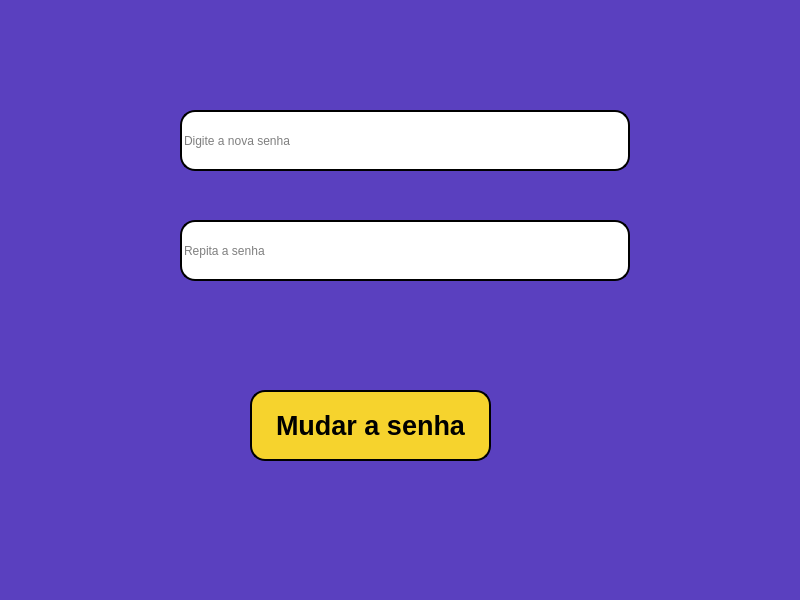
<?xml version="1.0" encoding="UTF-8"?>
<ui version="4.0">
 <class>Form</class>
 <widget class="QWidget" name="Form">
  <property name="geometry">
   <rect>
    <x>0</x>
    <y>0</y>
    <width>800</width>
    <height>600</height>
   </rect>
  </property>
  <property name="windowTitle">
   <string>Form</string>
  </property>
  <property name="styleSheet">
   <string notr="true">
background-color: rgb(90, 64, 191)</string>
  </property>
  <widget class="QLineEdit" name="lineEdit">
   <property name="geometry">
    <rect>
     <x>180</x>
     <y>110</y>
     <width>450</width>
     <height>61</height>
    </rect>
   </property>
   <property name="styleSheet">
    <string notr="true">background-color: rgb(255, 255, 255);
border-radius: 15px;
border-style: outset;
border-width: 2px;</string>
   </property>
   <property name="text">
    <string/>
   </property>
   <property name="alignment">
    <set>Qt::AlignJustify|Qt::AlignVCenter</set>
   </property>
   <property name="placeholderText">
    <string>Digite a nova senha</string>
   </property>
  </widget>
  <widget class="QLineEdit" name="lineEdit_2">
   <property name="geometry">
    <rect>
     <x>180</x>
     <y>220</y>
     <width>450</width>
     <height>61</height>
    </rect>
   </property>
   <property name="styleSheet">
    <string notr="true">background-color: rgb(255, 255, 255);
border-radius: 15px;
border-style: outset;
border-width: 2px;</string>
   </property>
   <property name="alignment">
    <set>Qt::AlignJustify|Qt::AlignVCenter</set>
   </property>
   <property name="placeholderText">
    <string>Repita a senha</string>
   </property>
  </widget>
  <widget class="QLabel" name="label_1">
   <property name="geometry">
    <rect>
     <x>90</x>
     <y>110</y>
     <width>81</width>
     <height>61</height>
    </rect>
   </property>
   <property name="text">
    <string/>
   </property>
   <property name="pixmap">
    <pixmap>senha_pic.png</pixmap>
   </property>
   <property name="scaledContents">
    <bool>true</bool>
   </property>
  </widget>
  <widget class="QLabel" name="label_2">
   <property name="geometry">
    <rect>
     <x>90</x>
     <y>220</y>
     <width>81</width>
     <height>61</height>
    </rect>
   </property>
   <property name="text">
    <string/>
   </property>
   <property name="pixmap">
    <pixmap>senha_pic.png</pixmap>
   </property>
   <property name="scaledContents">
    <bool>true</bool>
   </property>
  </widget>
  <widget class="QPushButton" name="pushButton">
   <property name="geometry">
    <rect>
     <x>250</x>
     <y>390</y>
     <width>241</width>
     <height>71</height>
    </rect>
   </property>
   <property name="font">
    <font>
     <pointsize>20</pointsize>
     <weight>75</weight>
     <bold>true</bold>
    </font>
   </property>
   <property name="cursor">
    <cursorShape>PointingHandCursor</cursorShape>
   </property>
   <property name="styleSheet">
    <string notr="true">background-color: rgb(246, 211, 45);
border-style: outset;
border-width: 2px;
border-radius: 15px;
border-color: black;</string>
   </property>
   <property name="text">
    <string>Mudar a senha</string>
   </property>
  </widget>
  <widget class="QLabel" name="label_3">
   <property name="geometry">
    <rect>
     <x>170</x>
     <y>310</y>
     <width>441</width>
     <height>41</height>
    </rect>
   </property>
   <property name="font">
    <font>
     <pointsize>14</pointsize>
    </font>
   </property>
   <property name="styleSheet">
    <string notr="true">color: rgb(192, 28, 40)</string>
   </property>
   <property name="text">
    <string/>
   </property>
  </widget>
  <zorder>label_2</zorder>
  <zorder>label_1</zorder>
  <zorder>lineEdit</zorder>
  <zorder>lineEdit_2</zorder>
  <zorder>pushButton</zorder>
  <zorder>label_3</zorder>
 </widget>
 <resources/>
 <connections/>
</ui>
